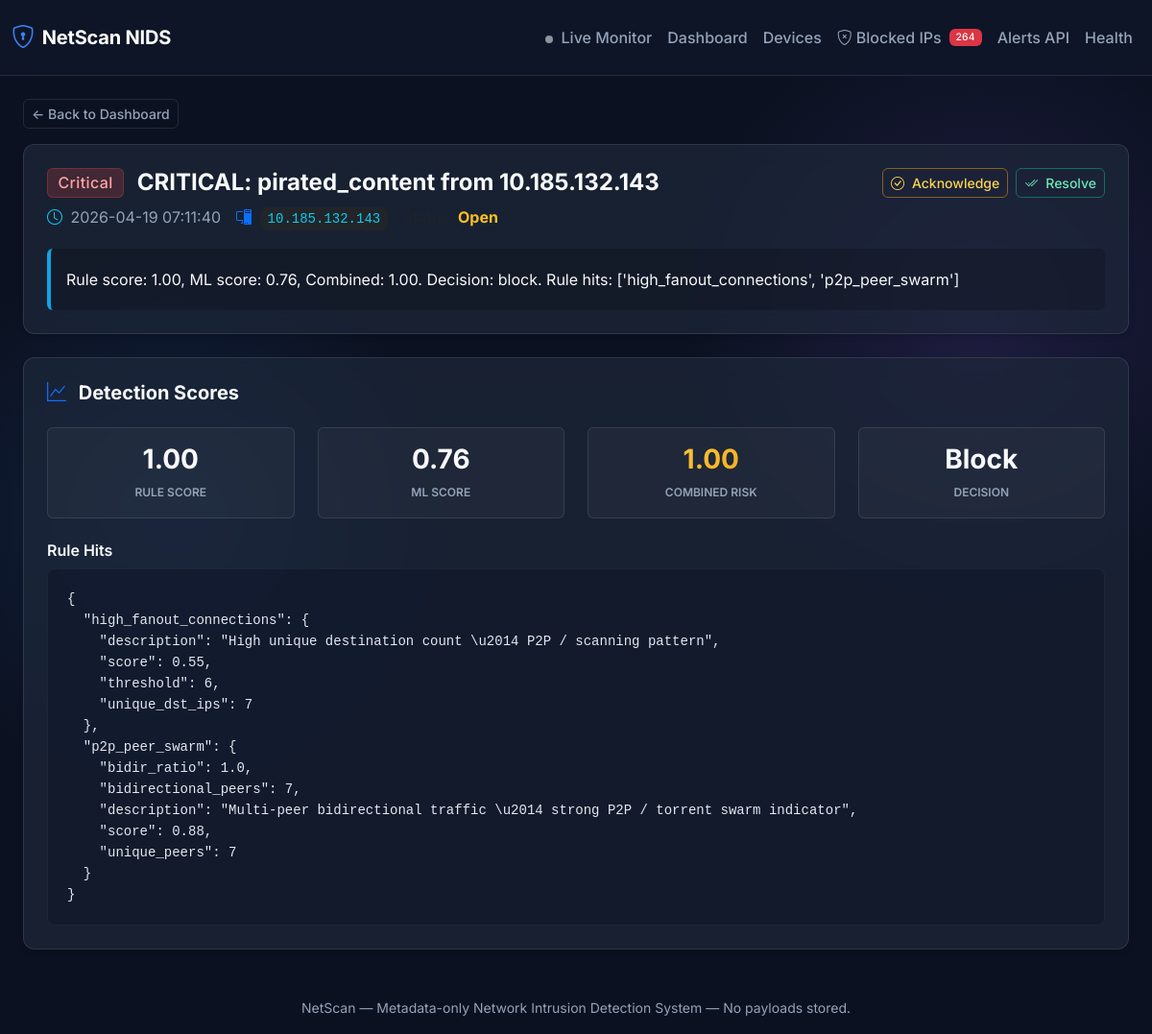
The page /alert/115 on the database its author committed.
### app/db/models.py (models this page shows)
class Base(DeclarativeBase):
    pass

class Alert(Base):
    __tablename__ = "alerts"
    id: Mapped[int] = mapped_column(Integer, primary_key=True, autoincrement=True)
    detection_id: Mapped[int | None] = mapped_column(ForeignKey("detections.id"), nullable=True, index=True)
    ai_assessment_id: Mapped[int | None] = mapped_column(
        ForeignKey("ai_assessments.id"), nullable=True, index=True
    )
    src_ip: Mapped[str] = mapped_column(String(64), index=True)
    window_start: Mapped[datetime] = mapped_column(DateTime, index=True)
    window_end: Mapped[datetime] = mapped_column(DateTime, index=True)
    title: Mapped[str] = mapped_column(String(200))
    summary: Mapped[str] = mapped_column(Text)
    severity: Mapped[str] = mapped_column(String(16))
    threat_type: Mapped[str] = mapped_column(String(64))
    status: Mapped[str] = mapped_column(String(16), default="open")  # open|acknowledged|resolved
    created_at: Mapped[datetime] = mapped_column(DateTime, default=datetime.utcnow)
    resolved_at: Mapped[datetime | None] = mapped_column(DateTime, nullable=True)
    detection: Mapped["Detection | None"] = relationship(back_populates="alerts")

### app/api/routes_dashboard.py (the view)
@router.get("/alert/{alert_id}", response_class=HTMLResponse)
def alert_detail_page(alert_id: int, request: Request, db: Session = Depends(get_db)):
    alert = db.query(Alert).filter(Alert.id == alert_id).first()
    detection = None
    ai = None
    if alert and alert.detection_id:
        detection = db.query(Detection).filter(Detection.id == alert.detection_id).first()
    if alert and alert.ai_assessment_id:
        ai = db.query(AIAssessment).filter(AIAssessment.id == alert.ai_assessment_id).first()
    return templates.TemplateResponse(
        request,
        "alert_detail.html",
        {
            "alert": alert,
            "detection": detection,
            "ai": ai,
        },
    )

### templates/alert_detail.html (shortened to what this page needs)
{% extends "base.html" %}
{% block content %}
{% if not alert %}
<div class="alert alert-danger">Alert not found.</div>
{% else %}
<a href="/" class="btn btn-outline-secondary btn-sm mb-3">← Back to Dashboard</a>
<div class="card p-4 mb-4 border-0">
    <div class="d-flex justify-content-between align-items-start mb-3">
        <div>
            <h4 class="fw-bold mb-2">
                <span class="badge badge-{{ alert.severity }} me-2 align-middle fs-6">{{ alert.severity|title }}</span>
                <span class="align-middle">{{ alert.title }}</span>
            </h4>
            <p class="text-secondary mb-1 d-flex align-items-center gap-3">
                <span><i class="bi bi-clock text-info me-1"></i> {{ alert.created_at.strftime('%Y-%m-%d %H:%M:%S')
                    }}</span>
                <span><i class="bi bi-pc-display text-primary me-1"></i> <code
                        class="bg-dark px-2 py-1 rounded text-info">{{ alert.src_ip }}</code></span>
                <span><span class="text-muted">Status:</span>
                    {% if alert.status == 'open' %}
                    <strong class="text-warning">Open</strong>
                    {% elif alert.status == 'acknowledged' %}
                    <strong class="text-info">Acknowledged</strong>
                    {% else %}
                    <strong class="text-success">Resolved</strong>
                    {% endif %}
                </span>
            </p>
        </div>
        <div class="d-flex gap-2">
            {% if alert.status == 'open' %}
            <button class="btn btn-sm btn-outline-warning d-flex align-items-center gap-2"
                onclick="patchStatus({{ alert.id }}, 'acknowledged')">
                <i class="bi bi-check-circle"></i> Acknowledge
            </button>
            <button class="btn btn-sm btn-outline-success d-flex align-items-center gap-2"
                onclick="patchStatus({{ alert.id }}, 'resolved')">
                <i class="bi bi-check2-all"></i> Resolve
            </button>
            {% elif alert.status == 'acknowledged' %}
            <button class="btn btn-sm btn-outline-success d-flex align-items-center gap-2"
                onclick="patchStatus({{ alert.id }}, 'resolved')">
                <i class="bi bi-check2-all"></i> Resolve
            </button>
            {% endif %}
        </div>
    </div>
    <div class="p-3 rounded" style="background: rgba(0,0,0,0.2); border-left: 4px solid var(--accent-info);">
        <p class="mb-0 text-light lh-lg">{{ alert.summary }}</p>
    </div>
</div>
{% if detection %}
<div class="card p-4 mb-4 border-0">
    <h5 class="fw-bold mb-4"><i class="bi bi-graph-up text-primary me-2"></i> Detection Scores</h5>
    <div class="row g-4">
        <div class="col-md-3">
            <div class="p-3 rounded text-center h-100"
                style="background: rgba(255,255,255,0.03); border: 1px solid var(--border-light);">
                <h3 class="mb-1 fw-bold text-gradient-primary">{{ '%.2f'|format(detection.rule_score) }}</h3>
                <small class="text-secondary text-uppercase fw-semibold tracking-wide" style="font-size: 0.75rem;">Rule
                    Score</small>
            </div>
        </div>
        <div class="col-md-3">
            <div class="p-3 rounded text-center h-100"
                style="background: rgba(255,255,255,0.03); border: 1px solid var(--border-light);">
                <h3 class="mb-1 fw-bold text-gradient-primary">{{ '%.2f'|format(detection.ml_score) }}</h3>
                <small class="text-secondary text-uppercase fw-semibold tracking-wide" style="font-size: 0.75rem;">ML
                    Score</small>
            </div>
        </div>
        <div class="col-md-3">
            <div class="p-3 rounded text-center h-100"
                style="background: rgba(255,255,255,0.03); border: 1px solid var(--border-light);">
                <h3 class="mb-1 fw-bold text-gradient-high">{{ '%.2f'|format(detection.combined_risk) }}</h3>
                <small class="text-secondary text-uppercase fw-semibold tracking-wide"
                    style="font-size: 0.75rem;">Combined Risk</small>
            </div>
        </div>
        <div class="col-md-3">
            <div class="p-3 rounded text-center h-100"
                style="background: rgba(255,255,255,0.03); border: 1px solid var(--border-light);">
                <h3 class="mb-1 fw-bold text-gradient-info text-capitalize">{{ detection.decision }}</h3>
                <small class="text-secondary text-uppercase fw-semibold tracking-wide"
                    style="font-size: 0.75rem;">Decision</small>
            </div>
        </div>
    </div>
    {% if detection.rule_hits %}
    <h6 class="mt-4 fw-semibold">Rule Hits</h6>
    <pre class="mb-0"><code>{{ detection.rule_hits | tojson(indent=2) }}</code></pre>
    {% endif %}
</div>
{% endif %}
{% endif %}
{% endblock %}

### templates/base.html (shortened to what this page needs)
<!DOCTYPE html>
<html lang="en">
<head>
    <link href="https://cdn.jsdelivr.net/npm/bootstrap@5.3.3/dist/css/bootstrap.min.css" rel="stylesheet">
    <link href="https://cdn.jsdelivr.net/npm/bootstrap-icons@1.11.3/font/bootstrap-icons.min.css" rel="stylesheet">
    <link href="/static/style.css" rel="stylesheet">
</head>
<body>
    <nav class="navbar navbar-expand-lg navbar-dark mb-4">
        <div class="container-fluid">
            <a class="navbar-brand" href="/">
                <i class="bi bi-shield-lock"></i> NetScan NIDS
            </a>
            <div class="navbar-nav ms-auto">
                <a class="nav-link" href="/">
                    <span id="navLiveDot"
                        style="width:8px;height:8px;border-radius:50%;background:#8b949e;display:inline-block;margin-right:4px;vertical-align:middle"></span>
                    Live Monitor
                </a>
                <a class="nav-link" href="/">Dashboard</a>
                <a class="nav-link" href="/devices">Devices</a>
                <a class="nav-link d-flex align-items-center gap-1" href="/blocked" id="navBlocked">
                    <i class="bi bi-shield-x"></i> Blocked IPs
                    <span id="navBlockBadge" class="badge bg-danger ms-1" style="display:none;font-size:.65rem">0</span>
                </a>
                <a class="nav-link" href="/alerts">Alerts API</a>
                <a class="nav-link" href="/health">Health</a>
            </div>
        </div>
    </nav>
    <div class="container-fluid px-4">
        {% block content %}{% endblock %}
    </div>
    <footer class="text-center text-secondary mt-5 mb-3">
        <small>NetScan &mdash; Metadata-only Network Intrusion Detection System &mdash; No payloads stored.</small>
    </footer>
</body>
</html>

### static/style.css (style rules this page uses)
:root { --bg-base: #0b1120; --bg-surface: rgba(30, 41, 59, 0.7); --bg-surface-hover: rgba(51, 65, 85, 0.8); --border-light: rgba(255, 255, 255, 0.1); --text-main: #f8fafc; --text-muted: #94a3b8; --accent-primary: #3b82f6; --accent-critical: #ef4444; --accent-high: #f59e0b; --accent-medium: #8b5cf6; --accent-low: #10b981; --accent-info: #0ea5e9; }
body { background-color: var(--bg-base); background-image: radial-gradient(circle at 15% 50%, rgba(59, 130, 246, 0.15), transparent 25%), radial-gradient(circle at 85% 30%, rgba(139, 92, 246, 0.15), transparent 25%); background-attachment: fixed; color: var(--text-main); font-family: 'Inter', -apple-system, BlinkMacSystemFont, "Segoe UI", Roboto, "Helvetica Neue", Arial, sans-serif; -webkit-font-smoothing: antialiased; }
.card, .stat-card { background: var(--bg-surface) !important; backdrop-filter: blur(12px); -webkit-backdrop-filter: blur(12px); border: 1px solid var(--border-light) !important; border-radius: 12px; box-shadow: 0 4px 6px -1px rgba(0, 0, 0, 0.1), 0 2px 4px -1px rgba(0, 0, 0, 0.06); transition: transform 0.2s ease, box-shadow 0.2s ease, background 0.2s ease; }
.navbar { background: rgba(15, 23, 42, 0.8) !important; backdrop-filter: blur(16px); -webkit-backdrop-filter: blur(16px); border-bottom: 1px solid var(--border-light); padding-top: 1rem; padding-bottom: 1rem; }
.navbar-brand { font-weight: 700; letter-spacing: -0.01em; display: flex; align-items: center; gap: 0.5rem; }
.navbar-brand i { color: var(--accent-primary); font-size: 1.5rem; }
.nav-link { font-weight: 500; color: var(--text-muted) !important; transition: color 0.2s ease; }
h1, h2, h3, h4, h5, h6 { font-weight: 600; color: var(--text-main); }
a { color: var(--accent-primary); text-decoration: none; transition: opacity 0.2s ease; }
.badge { padding: 0.4em 0.65em; font-weight: 500; letter-spacing: 0.025em; border-radius: 6px; }
.badge-critical { background-color: rgba(239, 68, 68, 0.2); color: #fca5a5; border: 1px solid rgba(239, 68, 68, 0.3); }
.btn { font-weight: 500; border-radius: 6px; transition: all 0.2s ease; }
.btn-outline-warning { color: #fcd34d; border-color: rgba(245, 158, 11, 0.5); }
.btn-outline-success { color: #6ee7b7; border-color: rgba(16, 185, 129, 0.5); }
.btn-outline-secondary { color: var(--text-muted); border-color: var(--border-light); }
pre { background: rgba(15, 23, 42, 0.6) !important; border: 1px solid rgba(255, 255, 255, 0.05); color: #e2e8f0 !important; font-family: 'JetBrains Mono', 'Fira Code', monospace; font-size: 0.875rem; border-radius: 8px !important; padding: 1.25rem !important; }
.text-gradient-high { background: linear-gradient(135deg, #fcd34d, #f59e0b); -webkit-background-clip: text; -webkit-text-fill-color: transparent; }
.text-warning { color: #fbbf24 !important; }
.text-secondary { color: var(--text-muted) !important; }

### rows shown on the page
Alert: severity "Critical", title "CRITICAL: pirated_content from 10.185.132.143", created_at "2026-04-19 07:11:40", src_ip "10.185.132.143", summary "Rule score: 1.00, ML score: 0.76, Combined: 1.00. Decision: block. Rule hits: ['high_fanout_connections', 'p2p_peer_swarm']"

### other values the page prints
{{ '%.2f'|format(detection.rule_score) }} "1.00"
{{ '%.2f'|format(detection.ml_score) }} "0.76"
{{ '%.2f'|format(detection.combined_risk) }} "1.00"
{{ detection.decision }} "Block"
